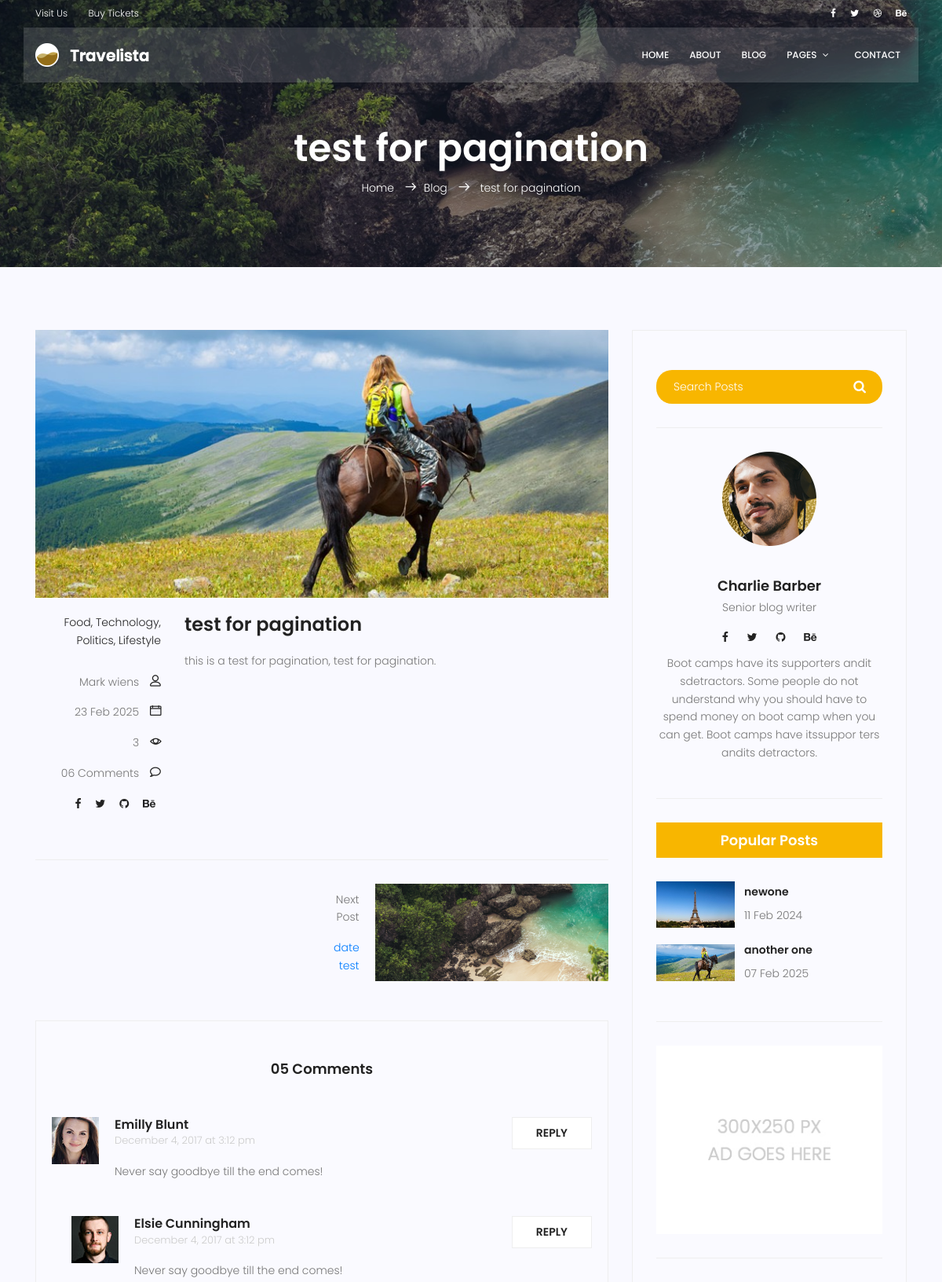
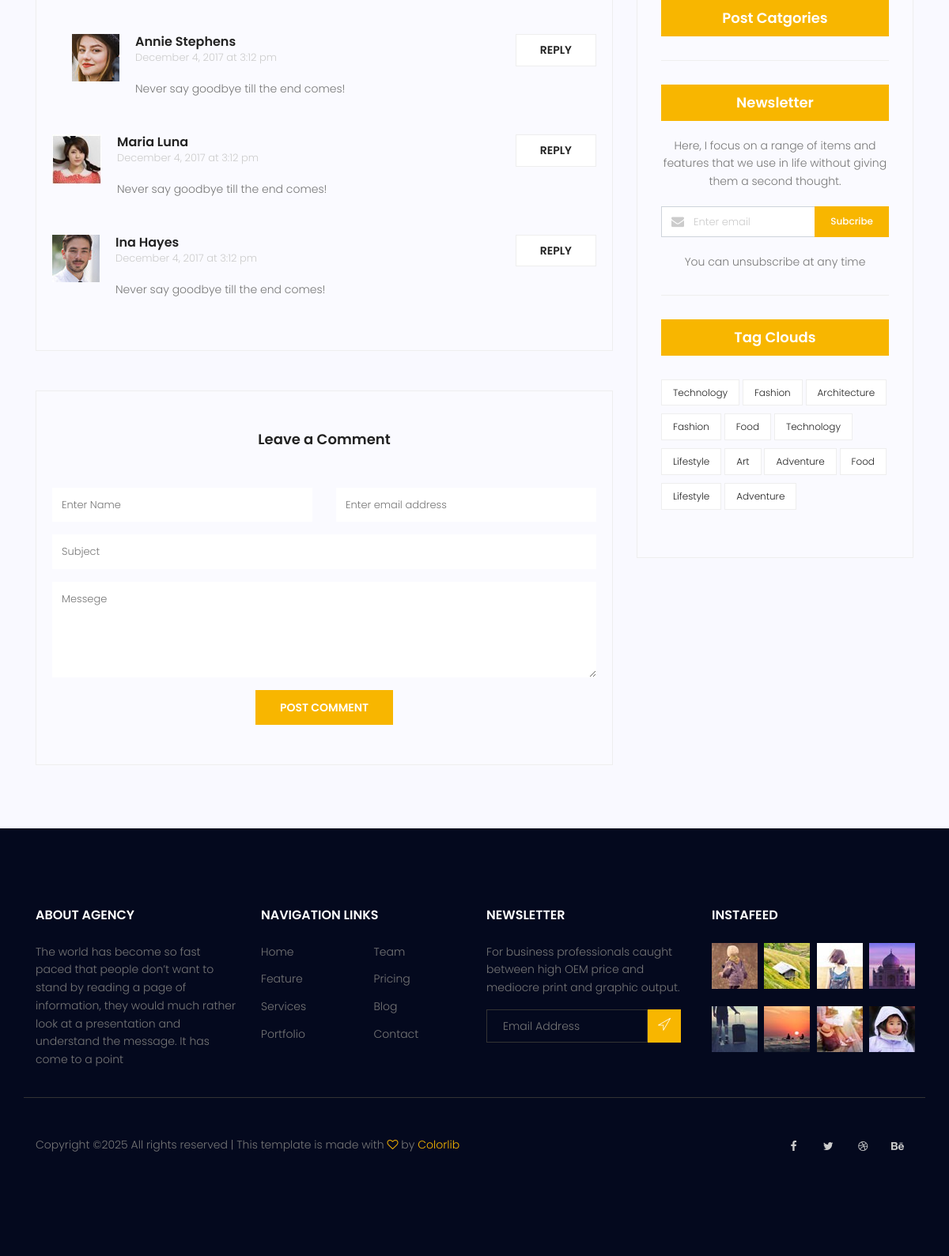
/blog/8, run on the app's committed database (2 pictures, top to bottom).
### blog/models.py (models this page shows, shortened)
class Post(models.Model):
    image=models.ImageField(upload_to='blog/',default='blog/default.jpg')
    author=models.ForeignKey(User,on_delete=models.SET_NULL,null=True)
    title=models.CharField(max_length=255)
    content=models.TextField()
    category=models.ManyToManyField(Category)
    counted_view=models.IntegerField(default=0)
    status=models.BooleanField(default=False)
    published_date=models.DateTimeField(null=True)
    created_date=models.DateTimeField(auto_now_add=True)
    updated_date=models.DateTimeField(auto_now=True)
    class Meta:
        ordering=['-created_date']

### blog/views.py (the view)
# urls.py: path('<int:pid>', blog_single, name='single'),
def blog_single(request,pid):
    posts=Post.objects.filter(published_date__lte=timezone.now(),status=1)
    post=get_object_or_404(posts ,pk=pid)
    previous_post=Post.objects.filter(created_date__gt=post.created_date,published_date__lte=timezone.now(),status=1 ).order_by('created_date').first()
    next_post=Post.objects.filter(created_date__lt=post.created_date,published_date__lte=timezone.now(),status=1 ).order_by('-created_date').first()
    post.counted_view=post.counted_view+1
    post.save()
    context={'post': post, 'previous_post':previous_post , 'next_post':next_post}
    return render(request,'blog/blog-single.html',context)

### blog/templatetags/blog-tags.py (called while the page is built)
@register.inclusion_tag('blog/blog-popular-post.html')
def latestposts():
    posts=Post.objects.filter(status=1).order_by('published_date')[:2]
    return {'posts':posts}

### templates/blog/blog-single.html (shortened to what this page needs)
{% extends 'base.html' %}
{% load static %}
{%load blog-tags %}
{% block content %}
  <section class="relative about-banner">
    <div class="overlay overlay-bg"></div>
    <div class="container">
      <div class="row d-flex align-items-center justify-content-center">
        <div class="about-content col-lg-12">
          <h1 class="text-white">{{post.title}}</h1>
          <p class="text-white link-nav">
            <a href={% url 'website:index'%}>Home</a> <span class="lnr lnr-arrow-right"></span><a href={% url 'blog:index' %}>Blog</a> <span class="lnr lnr-arrow-right"></span> <a href="blog-single.html">{{post.title}}</a>
          </p>
        </div>
      </div>
    </div>
  </section>
  <section class="post-content-area single-post-area">
    <div class="container">
      <div class="row">
        <div class="col-lg-8 posts-list">
          <div class="single-post row">
            <div class="col-lg-12">
              <div class="feature-img">
                <img class="img-fluid" src="{{post.image.url}}" alt="" />
              </div>
            </div>
            <div class="col-lg-3 col-md-3 meta-details">
              <ul class="tags">
                <li>
                  <a href="#">Food,</a>
                </li>
                <li>
                  <a href="#">Technology,</a>
                </li>
                <li>
                  <a href="#">Politics,</a>
                </li>
                <li>
                  <a href="#">Lifestyle</a>
                </li>
              </ul>
              <div class="user-details row">
                <p class="user-name col-lg-12 col-md-12 col-6">
                  <a href="#">Mark wiens</a> <span class="lnr lnr-user"></span>
                </p>
                <p class="date col-lg-12 col-md-12 col-6">
                  <a href="#">{{post.published_date|date:'d M Y'}}</a> <span class="lnr lnr-calendar-full"></span>
                </p>
                <p class="view col-lg-12 col-md-12 col-6">
                  <a href="#">{{post.counted_view}}</a> <span class="lnr lnr-eye"></span>
                </p>
                <p class="comments col-lg-12 col-md-12 col-6">
                  <a href="#">06 Comments</a> <span class="lnr lnr-bubble"></span>
                </p>
                <ul class="social-links col-lg-12 col-md-12 col-6">
                  <li>
                    <a href="#"><i class="fa fa-facebook"></i></a>
                  </li>
                  <li>
                    <a href="#"><i class="fa fa-twitter"></i></a>
                  </li>
                  <li>
                    <a href="#"><i class="fa fa-github"></i></a>
                  </li>
                  <li>
                    <a href="#"><i class="fa fa-behance"></i></a>
                  </li>
                </ul>
              </div>
            </div>
            <div class="col-lg-9 col-md-9">
              <h3 class="mt-20 mb-20">{{post.title}}</h3>
              <p class="excert">
                {{post.content}}
              </p>
            </div>
          </div>
          <div class="navigation-area">
            <div class="row">
              <div class="col-lg-6 col-md-6 col-12 nav-left flex-row d-flex justify-content-start align-items-center">
                <div class="arrow">
                  <a href="#"></a>
                </div>
              </div>
              <div class="col-lg-6 col-md-6 col-12 nav-right flex-row d-flex justify-content-end align-items-center">
                <div class="detials">
                  {%if next_post %}
                <p>Next Post</p>
                <a href='{% url 'blog:single' next_post.id %}'>{{next_post.title}}</a>
                {% endif %}
                </div>
                <div class="arrow">
                  <a href="#"></a>
                </div>
                <div class="thumb">
                  <a href="#"><img class="img-fluid" src="{{next_post.image.url}}" alt="" /></a>
                </div>
              </div>
            </div>
          </div>
          <div class="comments-area">
            <h4>05 Comments</h4>
            <div class="comment-list">
              <div class="single-comment justify-content-between d-flex">
                <div class="user justify-content-between d-flex">
                  <div class="thumb">
                    <img src="{% static 'img/blog/c1.jpg' %}" alt="" />
                  </div>
                  <div class="desc">
                    <h5><a href="#">Emilly Blunt</a></h5>
                    <p class="date">December 4, 2017 at 3:12 pm</p>
                    <p class="comment">Never say goodbye till the end comes!</p>
                  </div>
                </div>
                <div class="reply-btn">
                  <a href="" class="btn-reply text-uppercase">reply</a>
                </div>
              </div>
            </div>
            <div class="comment-list left-padding">
              <div class="single-comment justify-content-between d-flex">
                <div class="user justify-content-between d-flex">
                  <div class="thumb">
                    <img src="{% static 'img/blog/c2.jpg' %}" alt="" />
                  </div>
                  <div class="desc">
                    <h5><a href="#">Elsie Cunningham</a></h5>
                    <p class="date">December 4, 2017 at 3:12 pm</p>
                    <p class="comment">Never say goodbye till the end comes!</p>
                  </div>
                </div>
                <div class="reply-btn">
                  <a href="" class="btn-reply text-uppercase">reply</a>
                </div>
              </div>
            </div>
            <div class="comment-list left-padding">
              <div class="single-comment justify-content-between d-flex">
                <div class="user justify-content-between d-flex">
                  <div class="thumb">
                    <img src="{% static 'img/blog/c3.jpg' %}" alt="" />
                  </div>
                  <div class="desc">
                    <h5><a href="#">Annie Stephens</a></h5>
                    <p class="date">December 4, 2017 at 3:12 pm</p>
                    <p class="comment">Never say goodbye till the end comes!</p>
                  </div>
                </div>
                <div class="reply-btn">
                  <a href="" class="btn-reply text-uppercase">reply</a>
                </div>
              </div>
            </div>
            <div class="comment-list">
              <div class="single-comment justify-content-between d-flex">
                <div class="user justify-content-between d-flex">
                  <div class="thumb">
                    <img src="{% static 'img/blog/c4.jpg' %}" alt="" />
                  </div>
                  <div class="desc">
                    <h5><a href="#">Maria Luna</a></h5>
                    <p class="date">December 4, 2017 at 3:12 pm</p>
                    <p class="comment">Never say goodbye till the end comes!</p>
                  </div>
                </div>
                <div class="reply-btn">
                  <a href="" class="btn-reply text-uppercase">reply</a>
                </div>
              </div>
            </div>
            <div class="comment-list">
              <div class="single-comment justify-content-between d-flex">
                <div class="user justify-content-between d-flex">
                  <div class="thumb">
                    <img src="{% static 'img/blog/c5.jpg' %}" alt="" />
                  </div>
                  <div class="desc">
                    <h5><a href="#">Ina Hayes</a></h5>
                    <p class="date">December 4, 2017 at 3:12 pm</p>
                    <p class="comment">Never say goodbye till the end comes!</p>
                  </div>
                </div>
                <div class="reply-btn">
                  <a href="" class="btn-reply text-uppercase">reply</a>
                </div>
              </div>
            </div>
          </div>
          <div class="comment-form">
            <h4>Leave a Comment</h4>
            <form>
              <div class="form-group form-inline">
                <div class="form-group col-lg-6 col-md-12 name">
                  <input type="text" class="form-control" id="name" placeholder="Enter Name" onfocus="this.placeholder = ''" onblur="this.placeholder = 'Enter Name'" />
                </div>
                <div class="form-group col-lg-6 col-md-12 email">
                  <input type="email" class="form-control" id="email" placeholder="Enter email address" onfocus="this.placeholder = ''" onblur="this.placeholder = 'Enter email address'" />
                </div>
              </div>
              <div class="form-group">
                <input type="text" class="form-control" id="subject" placeholder="Subject" onfocus="this.placeholder = ''" onblur="this.placeholder = 'Subject'" />
              </div>
              <div class="form-group">
                <textarea class="form-control mb-10" rows="5" name="message" placeholder="Messege" onfocus="this.placeholder = ''" onblur="this.placeholder = 'Messege'" required=""></textarea>
              </div>
              <a href="#" class="primary-btn text-uppercase">Post Comment</a>
            </form>
          </div>
        </div>
        <div class="col-lg-4 sidebar-widgets">
          <div class="widget-wrap">
            {%include 'blog/blog-search.html'%}
            {%include 'blog/blog-writer.html'%}
            {%latestposts%}
            {%include 'blog/blog-ads.html'%}
            {%include 'blog/blog-post-categories.html'%}
            {% include 'blog/blog-newsletter.html'%}
            {% include 'blog/blog-tags.html'%}
          </div>
        </div>
      </div>
    </div>
  </section>
{% endblock %}

### templates/blog/blog-popular-post.html
{% load static %}
<div class="single-sidebar-widget popular-post-widget">
    <h4 class="popular-title">Popular Posts</h4>
    <div class="popular-post-list">
      {%for post in posts %}
      <div class="single-post-list d-flex flex-row align-items-center">
        <div class="thumb">
          <img class="img-fluid" src="{{post.image.url}}" alt="" />
        </div>
        <div class="details">
          <a href="{% url 'blog:single' pid=post.id %}"><h6>{{post.title}}</h6></a>
          <p>{{post.published_date|date:'d M Y'}}</p>
        </div>
      </div>
      {% endfor %}
    </div>
  </div>

### data on the page
Post: title "test for pagination", image (placeholder picture), published_date "23 Feb 2025", counted_view "3", content "this is a test for pagination, test for pagination."
Post: title "date test", image (picture)
Post: image (picture), title "newone", published_date "11 Feb 2024"
Post: image (placeholder picture), title "another one", published_date "07 Feb 2025"
